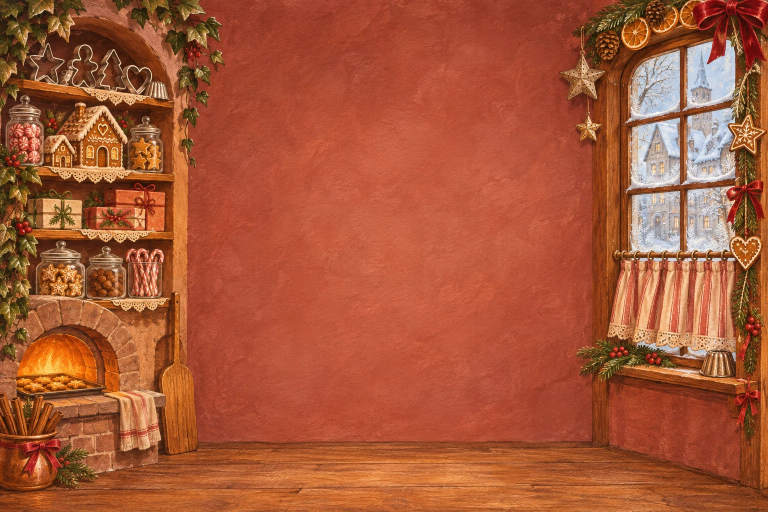
#> input picture assets/bakery.webp, 1536 x 1024 px (shown at 1/2 size); its folder holds 4 pictures in this run
$ python room_finishes.py
#> lines starting #> are read from the running program, lines starting #| are printed output that depends on the picture
"""Prepare continuous brushwork and timber finishes from the original room illustrations."""
from pathlib import Path
import numpy as np
from PIL import Image, ImageOps

base=Path(__file__).resolve().parent
assets=base.parent/'assets'
out=base/'textures'
def crop(name,rect):
#> called with name = 'bakery', rect = (189, 22, 474, 367)
    source=Image.open(assets/(name+'.webp')).convert('RGB')
#> source is the input picture: PIL image 1536x1024 RGB; mean R, G, B 167.4, 86.9, 55.4
    return source.crop(tuple(round(v*source.width/650) for v in rect))
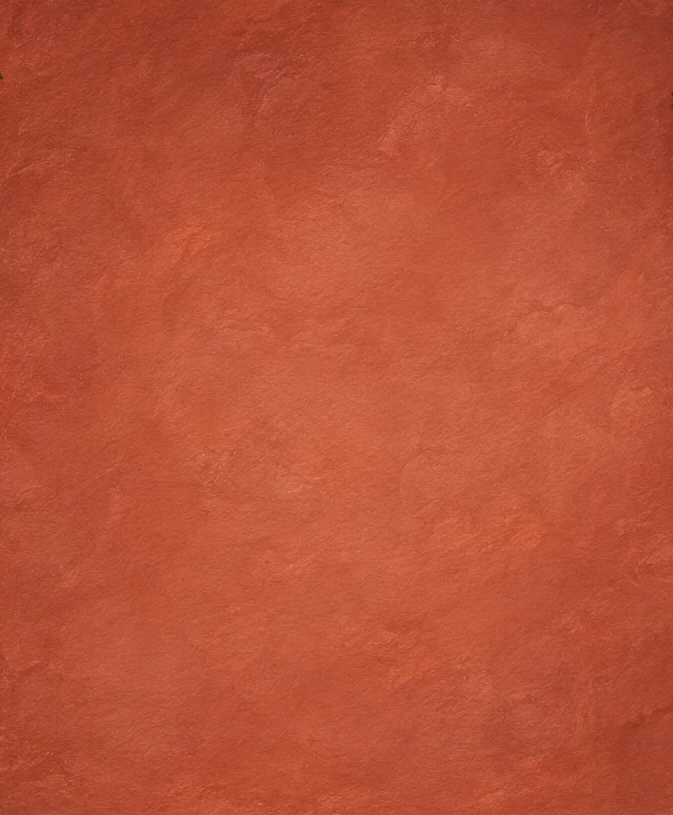
#> returned value: PIL image 673x815 RGB; mean R, G, B 183.7, 81.9, 56.7

def finish(key, source, rect, tint=None):
    patch=crop(source,rect)
    # Mirrored joins allow a wide wall to carry the original scale of brush marks.
    w,h=patch.size
#> w = 673; h = 815
    tile=Image.new('RGB',(2*w,2*h))
#> tile: PIL image 1346x1630 RGB; every value is 0
    tile.paste(patch,(0,0));tile.paste(ImageOps.mirror(patch),(w,0))
#> after `tile.paste(patch, (0, 0))`:
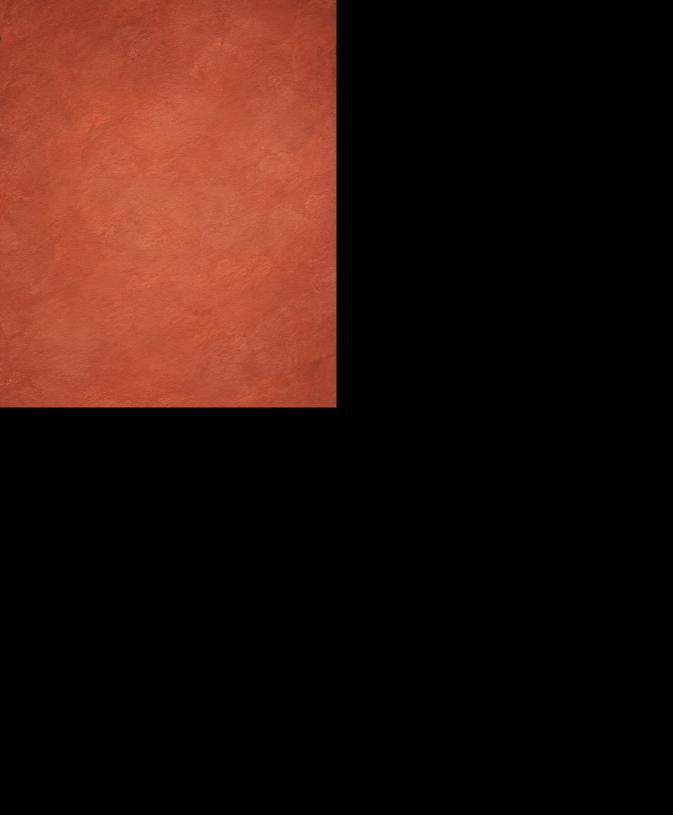
#> tile: PIL image 1346x1630 RGB (shown at 1/2 size); mean R, G, B 45.9, 20.5, 14.2
#> after `tile.paste(ImageOps.mirror(patch), (w, 0))`:
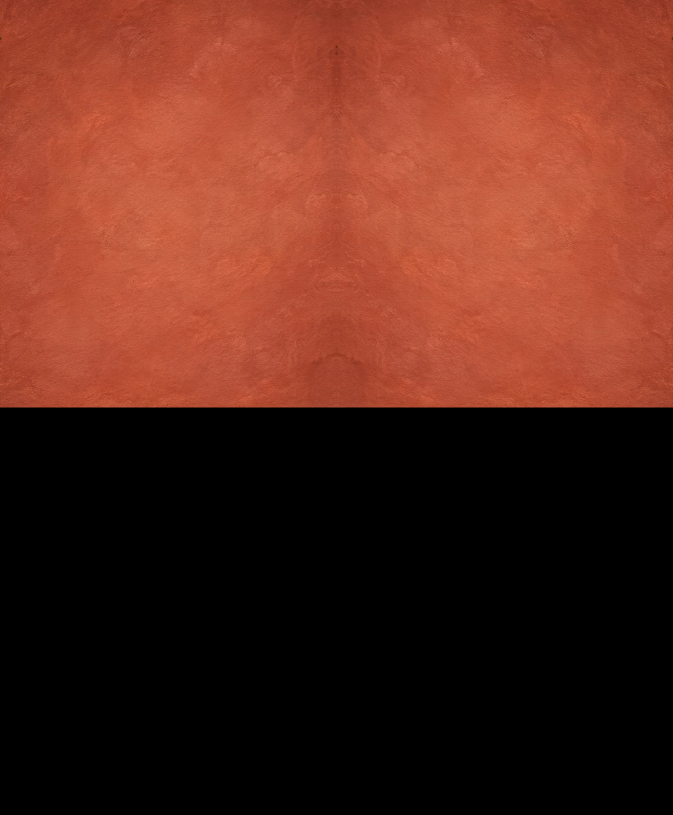
#> tile: PIL image 1346x1630 RGB (shown at 1/2 size); mean R, G, B 91.9, 41, 28.3
    tile.paste(ImageOps.flip(tile.crop((0,0,2*w,h))),(0,h))
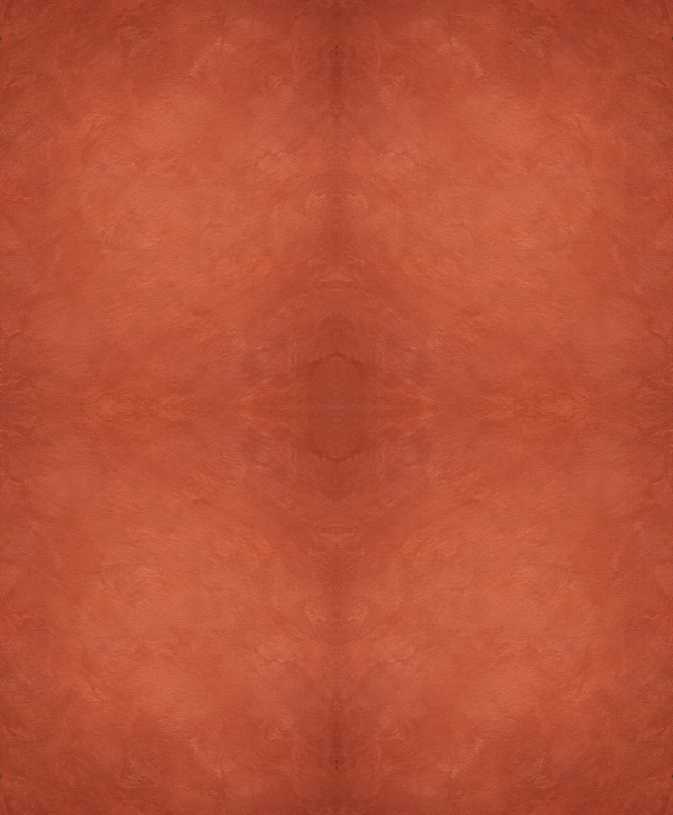
#> tile: PIL image 1346x1630 RGB (shown at 1/2 size); mean R, G, B 183.7, 81.9, 56.7
    tile=tile.resize((1024,512),Image.Resampling.LANCZOS)
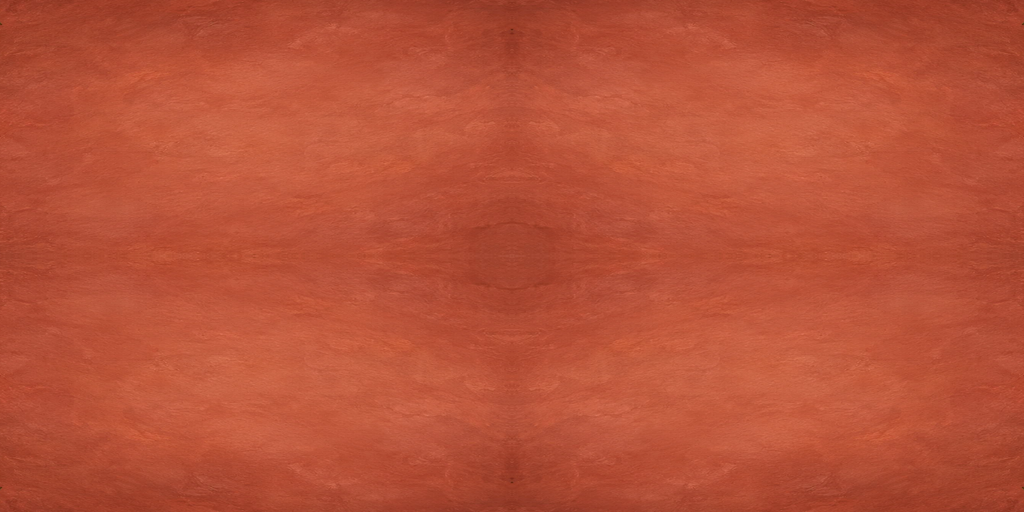
#> tile: PIL image 1024x512 RGB; mean R, G, B 183.7, 81.9, 56.7
    a=np.asarray(tile,dtype=float)
    if tint is not None:
        lum=a.mean(axis=2); a=(lum/lum.mean())[:,:,None]*np.array(tint)
    y,x=np.mgrid[0:512,0:1024]/np.array([511,1023])[:,None,None]
    shade=.88+.13*np.sin(np.pi*y)+.055*np.cos(2*np.pi*x)*np.sin(np.pi*y)
    Image.fromarray(np.clip(a*shade[:,:,None],0,255).astype('uint8')).save(out/(key+'.jpg'),quality=93)

finish('bakery-plaster','bakery',(189,22,474,367))
finish('room-plaster','room',(216,29,493,349))
#> (the run stopped early here; a loop or call above may not have finished)
